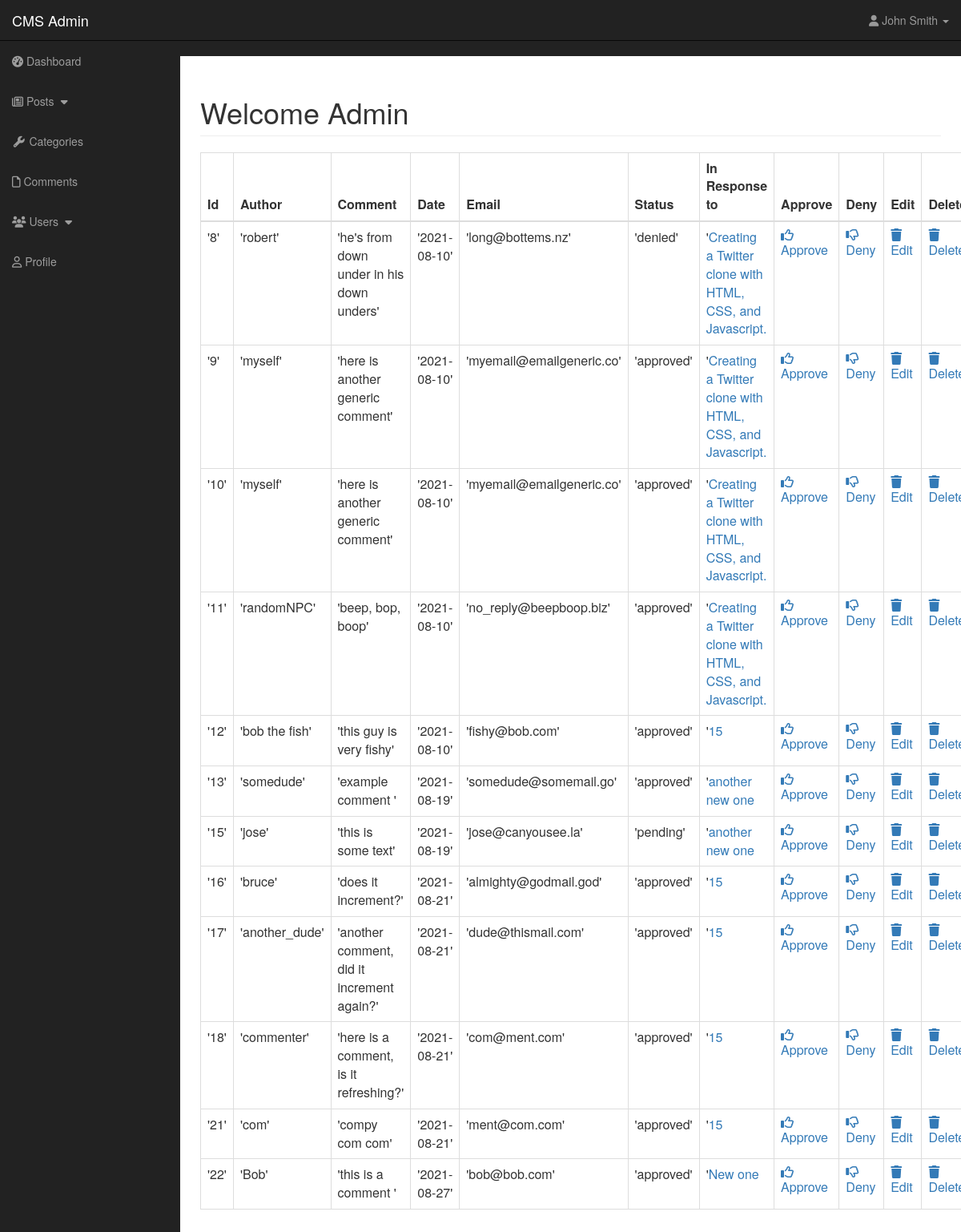
Page /admin/comments.php on the committed database.
### tables this page shows
CREATE TABLE `comments` (
  `comment_id` int(16) NOT NULL,
  `comment_post_id` int(16) NOT NULL,
  `comment_date` date NOT NULL,
  `comment_author` varchar(64) NOT NULL,
  `comment_email` varchar(255) NOT NULL,
  `comment_content` text NOT NULL,
  `comment_status` varchar(16) NOT NULL,
  `in_response_to_id` int(16) NOT NULL
);

CREATE TABLE `posts` (
  `post_id` int(16) NOT NULL,
  `post_cat_id` int(16) NOT NULL,
  `post_category` varchar(64) NOT NULL,
  `post_title` varchar(255) NOT NULL,
  `post_author` varchar(255) NOT NULL,
  `post_user` varchar(255) NOT NULL,
  `post_date` date NOT NULL,
  `post_image` text NOT NULL,
  `post_content` text NOT NULL,
  `post_tags` varchar(255) NOT NULL,
  `post_comment_count` int(16) NOT NULL,
  `post_status` varchar(255) NOT NULL DEFAULT 'draft',
  `post_views_count` int(16) NOT NULL
);

### admin/includes/adm_view_all_comments.php (the view, shortened to what this page needs)
<table class="table table-bordered table-hover">
    <thead>
        <tr>
            <th>Id</th>
            <th>Author</th>
            <th>Comment</th>
            <th>Date</th>
            <th>Email</th>
            <th>Status</th>
            <th>In Response to</th>
            <th>Approve</th>
            <th>Deny</th>
            <th>Edit</th>
            <th>Delete</th>
        </tr>
    </thead>
    <tbody>
        <?php
        $query = "SELECT * FROM comments";
        $get_all_comments = mysqli_query($connection, $query);
        $post_id = '';
        if (!$get_all_comments) {
            echo "Query unsuccessful";
        } else {
            while ($row = mysqli_fetch_assoc($get_all_comments)) {
                $comment_id = $row['comment_id'];
                $comment_author = $row['comment_author'];
                $comment_email = $row['comment_email'];
                $comment_status = $row['comment_status'];
                $comment_date = $row['comment_date'];
                $comment_content = $row['comment_content'];
                $comment_in_response_to = $row['in_response_to_id'];
                $comment_post_id = $row['comment_post_id'];
                $post_query = "SELECT * FROM posts WHERE post_id = $comment_post_id ";
                $get_post_id = mysqli_query($connection, $post_query);
                if (!$get_post_id) {
                    echo "Post ID query failed" . mysqli_error($connection);
                } else {
                    while ($row = mysqli_fetch_assoc($get_post_id)) {
                        $post_id = $row['post_id'];
                        $comment_in_response_to = $row['post_title'];
                    }
                }
                echo
                "<tr>
                <td>'{$comment_id}'</td>
                <td>'{$comment_author}'</td>
                <td>'{$comment_content}'</td>
                <td>'{$comment_date}'</td>
                <td>'{$comment_email}'</td>
                <td>'{$comment_status}'</td>
                <td>'<a href='../post.php?view_by_post={$post_id}'</a>{$comment_in_response_to}</td>
                <td><a href='comments.php?approve={$comment_id}'><i class='far fa-thumbs-up'></i> Approve</a></td>
                <td><a href='comments.php?deny={$comment_id}'><i class='far fa-thumbs-down'></i> Deny</a></td>
                <td><a href='comments.php?source=edit_comment&c_id={$comment_id}'><i class='fas fa-trash'></i> Edit</a></td>
                <td><a href='comments.php?delete={$comment_id}'><i class='fas fa-trash'></i> Delete</a></td>
            </tr>";
            }
        }
        ?>
    </tbody>
</table>

### admin/css/sb-admin.css (style rules this page uses)
body { margin-top: 100px; background-color: #222; }
@media (min-width:768px) { body { margin-top: 50px; } }

### rows in the picture
comments: comment_id "8", comment_author "robert", comment_content "he's from down under in his down unders", comment_date "2021-08-10", comment_email "long@bottems.nz", comment_status "denied", posts.post_title "Creating a Twitter clone with HTML, CSS, and Javascript."
comments: comment_id "9", comment_author "myself", comment_content "here is another generic comment", comment_date "2021-08-10", comment_email "myemail@emailgeneric.co", comment_status "approved", posts.post_title "Creating a Twitter clone with HTML, CSS, and Javascript."
comments: comment_id "10", comment_author "myself", comment_content "here is another generic comment", comment_date "2021-08-10", comment_email "myemail@emailgeneric.co", comment_status "approved", posts.post_title "Creating a Twitter clone with HTML, CSS, and Javascript."
comments: comment_id "11", comment_author "randomNPC", comment_content "beep, bop, boop", comment_date "2021-08-10", comment_email "no_reply@beepboop.biz", comment_status "approved", posts.post_title "Creating a Twitter clone with HTML, CSS, and Javascript."
comments: comment_id "12", comment_author "bob the fish", comment_content "this guy is very fishy", comment_date "2021-08-10", comment_email "fishy@bob.com", comment_status "approved", in_response_to "15"
comments: comment_id "13", comment_author "somedude", comment_content "example comment", comment_date "2021-08-19", comment_email "somedude@somemail.go", comment_status "approved", posts.post_title "another new one"
comments: comment_id "15", comment_author "jose", comment_content "this is some text", comment_date "2021-08-19", comment_email "jose@canyousee.la", comment_status "pending", posts.post_title "another new one"
comments: comment_id "16", comment_author "bruce", comment_content "does it increment?", comment_date "2021-08-21", comment_email "almighty@godmail.god", comment_status "approved", in_response_to "15"
comments: comment_id "17", comment_author "another_dude", comment_content "another comment, did it increment again?", comment_date "2021-08-21", comment_email "dude@thismail.com", comment_status "approved", in_response_to "15"
comments: comment_id "18", comment_author "commenter", comment_content "here is a comment, is it refreshing?", comment_date "2021-08-21", comment_email "com@ment.com", comment_status "approved", in_response_to "15"
comments: comment_id "21", comment_author "com", comment_content "compy com com", comment_date "2021-08-21", comment_email "ment@com.com", comment_status "approved", in_response_to "15"
comments: comment_id "22", comment_author "Bob", comment_content "this is a comment", comment_date "2021-08-27", comment_email "bob@bob.com", comment_status "approved", posts.post_title "New one"
